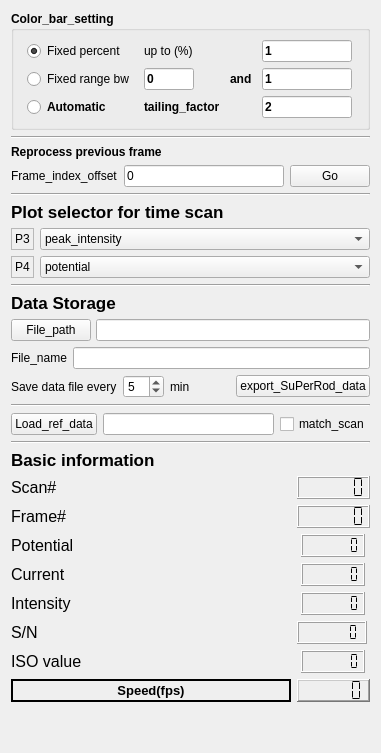
          <widget class="QWidget" name="tab_2">
           <attribute name="title">
            <string>Information</string>
           </attribute>
           <layout class="QVBoxLayout" name="verticalLayout_5">
            <item>
             <widget class="QGroupBox" name="groupBox">
              <property name="font">
               <font>
                <weight>75</weight>
                <bold>true</bold>
               </font>
              </property>
              <property name="title">
               <string>Color_bar_setting</string>
              </property>
              <layout class="QGridLayout" name="gridLayout_6">
               <item row="1" column="0">
                <widget class="QRadioButton" name="radioButton_fixed_between">
                 <property name="font">
                  <font>
                   <weight>50</weight>
                   <bold>false</bold>
                  </font>
                 </property>
                 <property name="text">
                  <string>Fixed range bw</string>
                 </property>
                </widget>
               </item>
               <item row="1" column="3">
                <widget class="QLineEdit" name="lineEdit_right">
                 <property name="sizePolicy">
                  <sizepolicy hsizetype="Preferred" vsizetype="Fixed">
                   <horstretch>0</horstretch>
                   <verstretch>0</verstretch>
                  </sizepolicy>
                 </property>
                 <property name="maximumSize">
                  <size>
                   <width>90</width>
                   <height>16777215</height>
                  </size>
                 </property>
                 <property name="text">
                  <string>1</string>
                 </property>
                </widget>
               </item>
               <item row="1" column="2">
                <widget class="QLabel" name="label_23">
                 <property name="sizePolicy">
                  <sizepolicy hsizetype="Fixed" vsizetype="Preferred">
                   <horstretch>0</horstretch>
                   <verstretch>0</verstretch>
                  </sizepolicy>
                 </property>
                 <property name="text">
                  <string>and</string>
                 </property>
                </widget>
               </item>
               <item row="1" column="1">
                <widget class="QLineEdit" name="lineEdit_left">
                 <property name="sizePolicy">
                  <sizepolicy hsizetype="Preferred" vsizetype="Fixed">
                   <horstretch>0</horstretch>
                   <verstretch>0</verstretch>
                  </sizepolicy>
                 </property>
                 <property name="maximumSize">
                  <size>
                   <width>50</width>
                   <height>16777215</height>
                  </size>
                 </property>
                 <property name="text">
                  <string>0</string>
                 </property>
                </widget>
               </item>
               <item row="0" column="1">
                <widget class="QLabel" name="label_24">
                 <property name="sizePolicy">
                  <sizepolicy hsizetype="Maximum" vsizetype="Preferred">
                   <horstretch>0</horstretch>
                   <verstretch>0</verstretch>
                  </sizepolicy>
                 </property>
                 <property name="font">
                  <font>
                   <weight>50</weight>
                   <bold>false</bold>
                  </font>
                 </property>
                 <property name="text">
                  <string>up to (%)</string>
                 </property>
                </widget>
               </item>
               <item row="0" column="0">
                <widget class="QRadioButton" name="radioButton_fixed_percent">
                 <property name="sizePolicy">
                  <sizepolicy hsizetype="Maximum" vsizetype="Fixed">
                   <horstretch>0</horstretch>
                   <verstretch>0</verstretch>
                  </sizepolicy>
                 </property>
                 <property name="font">
                  <font>
                   <weight>50</weight>
                   <bold>false</bold>
                  </font>
                 </property>
                 <property name="text">
                  <string>Fixed percent</string>
                 </property>
                 <property name="checked">
                  <bool>true</bool>
                 </property>
                </widget>
               </item>
               <item row="2" column="0">
                <widget class="QRadioButton" name="radioButton_automatic_set_hist">
                 <property name="text">
                  <string>Automatic</string>
                 </property>
                </widget>
               </item>
               <item row="2" column="1">
                <widget class="QLabel" name="label_31">
                 <property name="text">
                  <string>tailing_factor</string>
                 </property>
                </widget>
               </item>
               <item row="0" column="3">
                <widget class="QLineEdit" name="lineEdit_scale_factor">
                 <property name="sizePolicy">
                  <sizepolicy hsizetype="Preferred" vsizetype="Fixed">
                   <horstretch>0</horstretch>
                   <verstretch>0</verstretch>
                  </sizepolicy>
                 </property>
                 <property name="maximumSize">
                  <size>
                   <width>90</width>
                   <height>16777215</height>
                  </size>
                 </property>
                 <property name="text">
                  <string>1</string>
                 </property>
                </widget>
               </item>
               <item row="2" column="3">
                <widget class="QLineEdit" name="lineEdit_tailing_factor">
                 <property name="sizePolicy">
                  <sizepolicy hsizetype="Preferred" vsizetype="Fixed">
                   <horstretch>0</horstretch>
                   <verstretch>0</verstretch>
                  </sizepolicy>
                 </property>
                 <property name="maximumSize">
                  <size>
                   <width>90</width>
                   <height>16777215</height>
                  </size>
                 </property>
                 <property name="text">
                  <string>2</string>
                 </property>
                </widget>
               </item>
              </layout>
             </widget>
            </item>
            <item>
             <widget class="Line" name="line_7">
              <property name="orientation">
               <enum>Qt::Horizontal</enum>
              </property>
             </widget>
            </item>
            <item>
             <widget class="QLabel" name="label_4">
              <property name="font">
               <font>
                <weight>75</weight>
                <bold>true</bold>
               </font>
              </property>
              <property name="text">
               <string>Reprocess previous frame</string>
              </property>
             </widget>
            </item>
            <item>
             <layout class="QHBoxLayout" name="horizontalLayout_13">
              <item>
               <widget class="QLabel" name="label_21">
                <property name="text">
                 <string>Frame_index_offset</string>
                </property>
               </widget>
              </item>
              <item>
               <widget class="QLineEdit" name="lineEdit_frame_index_offset">
                <property name="text">
                 <string>0</string>
                </property>
               </widget>
              </item>
              <item>
               <widget class="QPushButton" name="pushButton_go">
                <property name="text">
                 <string>Go</string>
                </property>
               </widget>
              </item>
             </layout>
            </item>
            <item>
             <widget class="Line" name="line_9">
              <property name="orientation">
               <enum>Qt::Horizontal</enum>
              </property>
             </widget>
            </item>
            <item>
             <widget class="QLabel" name="label_5">
              <property name="sizePolicy">
               <sizepolicy hsizetype="Preferred" vsizetype="Fixed">
                <horstretch>0</horstretch>
                <verstretch>0</verstretch>
               </sizepolicy>
              </property>
              <property name="font">
               <font>
                <pointsize>13</pointsize>
                <weight>75</weight>
                <bold>true</bold>
               </font>
              </property>
              <property name="text">
               <string>Plot selector for time scan</string>
              </property>
             </widget>
            </item>
            <item>
             <layout class="QFormLayout" name="formLayout">
              <property name="labelAlignment">
               <set>Qt::AlignLeading|Qt::AlignLeft|Qt::AlignVCenter</set>
              </property>
              <property name="formAlignment">
               <set>Qt::AlignLeading|Qt::AlignLeft|Qt::AlignTop</set>
              </property>
              <item row="0" column="0">
               <widget class="QLabel" name="label_17">
                <property name="frameShape">
                 <enum>QFrame::StyledPanel</enum>
                </property>
                <property name="text">
                 <string>P3</string>
                </property>
               </widget>
              </item>
              <item row="0" column="1">
               <widget class="QComboBox" name="comboBox_p3">
                <item>
                 <property name="text">
                  <string>peak_intensity</string>
                 </property>
                </item>
                <item>
                 <property name="text">
                  <string>bkg_intensity</string>
                 </property>
                </item>
                <item>
                 <property name="text">
                  <string>ctot</string>
                 </property>
                </item>
               </widget>
              </item>
              <item row="1" column="0">
               <widget class="QLabel" name="label_19">
                <property name="frameShape">
                 <enum>QFrame::StyledPanel</enum>
                </property>
                <property name="text">
                 <string>P4</string>
                </property>
               </widget>
              </item>
              <item row="1" column="1">
               <widget class="QComboBox" name="comboBox_p4">
                <item>
                 <property name="text">
                  <string>potential</string>
                 </property>
                </item>
                <item>
                 <property name="text">
                  <string>current</string>
                 </property>
                </item>
               </widget>
              </item>
             </layout>
            </item>
            <item>
             <widget class="Line" name="line_6">
              <property name="orientation">
               <enum>Qt::Horizontal</enum>
              </property>
             </widget>
            </item>
            <item>
             <widget class="QLabel" name="label_2">
              <property name="sizePolicy">
               <sizepolicy hsizetype="Fixed" vsizetype="Fixed">
                <horstretch>0</horstretch>
                <verstretch>0</verstretch>
               </sizepolicy>
              </property>
              <property name="font">
               <font>
                <pointsize>13</pointsize>
                <weight>75</weight>
                <bold>true</bold>
               </font>
              </property>
              <property name="text">
               <string>Data Storage</string>
              </property>
             </widget>
            </item>
            <item>
             <layout class="QHBoxLayout" name="horizontalLayout_3" stretch="0,0">
              <property name="spacing">
               <number>5</number>
              </property>
              <property name="sizeConstraint">
               <enum>QLayout::SetNoConstraint</enum>
              </property>
              <item>
               <widget class="QPushButton" name="pushButton_filePath">
                <property name="sizePolicy">
                 <sizepolicy hsizetype="Fixed" vsizetype="Fixed">
                  <horstretch>0</horstretch>
                  <verstretch>0</verstretch>
                 </sizepolicy>
                </property>
                <property name="maximumSize">
                 <size>
                  <width>80</width>
                  <height>16777215</height>
                 </size>
                </property>
                <property name="text">
                 <string>File_path</string>
                </property>
               </widget>
              </item>
              <item>
               <widget class="QLineEdit" name="lineEdit_data_file_path">
                <property name="sizePolicy">
                 <sizepolicy hsizetype="Expanding" vsizetype="Fixed">
                  <horstretch>0</horstretch>
                  <verstretch>0</verstretch>
                 </sizepolicy>
                </property>
                <property name="minimumSize">
                 <size>
                  <width>230</width>
                  <height>0</height>
                 </size>
                </property>
                <property name="maximumSize">
                 <size>
                  <width>16777215</width>
                  <height>16777215</height>
                 </size>
                </property>
                <property name="inputMask">
                 <string notr="true" extracomment="file_name.xlsx"/>
                </property>
                <property name="text">
                 <string extracomment="file_name.xlsx"/>
                </property>
               </widget>
              </item>
             </layout>
            </item>
            <item>
             <layout class="QHBoxLayout" name="horizontalLayout_4">
              <property name="sizeConstraint">
               <enum>QLayout::SetNoConstraint</enum>
              </property>
              <item>
               <widget class="QLabel" name="label_16">
                <property name="sizePolicy">
                 <sizepolicy hsizetype="Fixed" vsizetype="Fixed">
                  <horstretch>0</horstretch>
                  <verstretch>0</verstretch>
                 </sizepolicy>
                </property>
                <property name="text">
                 <string>File_name</string>
                </property>
               </widget>
              </item>
              <item>
               <widget class="QLineEdit" name="lineEdit_data_file_name">
                <property name="sizePolicy">
                 <sizepolicy hsizetype="Expanding" vsizetype="Fixed">
                  <horstretch>0</horstretch>
                  <verstretch>0</verstretch>
                 </sizepolicy>
                </property>
                <property name="maximumSize">
                 <size>
                  <width>16777215</width>
                  <height>16777215</height>
                 </size>
                </property>
               </widget>
              </item>
             </layout>
            </item>
            <item>
             <layout class="QHBoxLayout" name="horizontalLayout_5">
              <item>
               <widget class="QLabel" name="label_7">
                <property name="text">
                 <string>Save data file every</string>
                </property>
               </widget>
              </item>
              <item>
               <widget class="QSpinBox" name="spinBox_save_frequency">
                <property name="value">
                 <number>5</number>
                </property>
               </widget>
              </item>
              <item>
               <widget class="QLabel" name="label_8">
                <property name="text">
                 <string>min</string>
                </property>
               </widget>
              </item>
              <item>
               <spacer name="horizontalSpacer">
                <property name="orientation">
                 <enum>Qt::Horizontal</enum>
                </property>
                <property name="sizeHint" stdset="0">
                 <size>
                  <width>40</width>
                  <height>20</height>
                 </size>
                </property>
               </spacer>
              </item>
              <item>
               <widget class="QPushButton" name="pushButton_save_rod_data">
                <property name="text">
                 <string>export_SuPerRod_data</string>
                </property>
               </widget>
              </item>
             </layout>
            </item>
            <item>
             <widget class="Line" name="line_5">
              <property name="orientation">
               <enum>Qt::Horizontal</enum>
              </property>
             </widget>
            </item>
            <item>
             <layout class="QHBoxLayout" name="horizontalLayout_11">
              <item>
               <widget class="QPushButton" name="pushButton_load_ref_data">
                <property name="text">
                 <string>Load_ref_data</string>
                </property>
               </widget>
              </item>
              <item>
               <widget class="QLineEdit" name="lineEdit_ref_data_path"/>
              </item>
              <item>
               <widget class="QCheckBox" name="checkBox_match_scan">
                <property name="text">
                 <string>match_scan</string>
                </property>
               </widget>
              </item>
             </layout>
            </item>
            <item>
             <widget class="Line" name="line_8">
              <property name="orientation">
               <enum>Qt::Horizontal</enum>
              </property>
             </widget>
            </item>
            <item>
             <widget class="QLabel" name="label_9">
              <property name="sizePolicy">
               <sizepolicy hsizetype="Fixed" vsizetype="Fixed">
                <horstretch>0</horstretch>
                <verstretch>0</verstretch>
               </sizepolicy>
              </property>
              <property name="font">
               <font>
                <pointsize>13</pointsize>
                <weight>75</weight>
                <bold>true</bold>
               </font>
              </property>
              <property name="text">
               <string>Basic information</string>
              </property>
             </widget>
            </item>
            <item>
             <layout class="QGridLayout" name="gridLayout_5">
              <item row="0" column="1">
               <layout class="QGridLayout" name="gridLayout_2">
                <item row="0" column="0" alignment="Qt::AlignHCenter">
                 <widget class="QLCDNumber" name="lcdNumber_scan_number">
                  <property name="sizePolicy">
                   <sizepolicy hsizetype="Fixed" vsizetype="Minimum">
                    <horstretch>0</horstretch>
                    <verstretch>0</verstretch>
                   </sizepolicy>
                  </property>
                  <property name="maximumSize">
                   <size>
                    <width>80</width>
                    <height>16777215</height>
                   </size>
                  </property>
                  <property name="font">
                   <font>
                    <family>Times New Roman</family>
                    <weight>75</weight>
                    <bold>true</bold>
                    <stylestrategy>NoAntialias</stylestrategy>
                   </font>
                  </property>
                  <property name="smallDecimalPoint">
                   <bool>false</bool>
                  </property>
                  <property name="digitCount">
                   <number>6</number>
                  </property>
                  <property name="mode">
                   <enum>QLCDNumber::Dec</enum>
                  </property>
                  <property name="segmentStyle">
                   <enum>QLCDNumber::Flat</enum>
                  </property>
                  <property name="value" stdset="0">
                   <double>0.000000000000000</double>
                  </property>
                  <property name="intValue" stdset="0">
                   <number>0</number>
                  </property>
                 </widget>
                </item>
                <item row="6" column="0" alignment="Qt::AlignHCenter">
                 <widget class="QLCDNumber" name="lcdNumber_iso">
                  <property name="font">
                   <font>
                    <family>Times New Roman</family>
                    <weight>75</weight>
                    <bold>true</bold>
                   </font>
                  </property>
                  <property name="smallDecimalPoint">
                   <bool>true</bool>
                  </property>
                  <property name="digitCount">
                   <number>6</number>
                  </property>
                  <property name="segmentStyle">
                   <enum>QLCDNumber::Flat</enum>
                  </property>
                 </widget>
                </item>
                <item row="3" column="0" alignment="Qt::AlignHCenter">
                 <widget class="QLCDNumber" name="lcdNumber_current">
                  <property name="sizePolicy">
                   <sizepolicy hsizetype="Maximum" vsizetype="Minimum">
                    <horstretch>0</horstretch>
                    <verstretch>0</verstretch>
                   </sizepolicy>
                  </property>
                  <property name="maximumSize">
                   <size>
                    <width>80</width>
                    <height>16777215</height>
                   </size>
                  </property>
                  <property name="font">
                   <font>
                    <family>Times New Roman</family>
                    <weight>75</weight>
                    <bold>true</bold>
                   </font>
                  </property>
                  <property name="layoutDirection">
                   <enum>Qt::LeftToRight</enum>
                  </property>
                  <property name="smallDecimalPoint">
                   <bool>true</bool>
                  </property>
                  <property name="digitCount">
                   <number>6</number>
                  </property>
                  <property name="segmentStyle">
                   <enum>QLCDNumber::Flat</enum>
                  </property>
                 </widget>
                </item>
                <item row="4" column="0" alignment="Qt::AlignHCenter">
                 <widget class="QLCDNumber" name="lcdNumber_intensity">
                  <property name="maximumSize">
                   <size>
                    <width>80</width>
                    <height>16777215</height>
                   </size>
                  </property>
                  <property name="font">
                   <font>
                    <family>Times New Roman</family>
                    <weight>75</weight>
                    <bold>true</bold>
                   </font>
                  </property>
                  <property name="smallDecimalPoint">
                   <bool>true</bool>
                  </property>
                  <property name="digitCount">
                   <number>6</number>
                  </property>
                  <property name="segmentStyle">
                   <enum>QLCDNumber::Flat</enum>
                  </property>
                 </widget>
                </item>
                <item row="2" column="0" alignment="Qt::AlignHCenter">
                 <widget class="QLCDNumber" name="lcdNumber_potential">
                  <property name="maximumSize">
                   <size>
                    <width>80</width>
                    <height>16777215</height>
                   </size>
                  </property>
                  <property name="font">
                   <font>
                    <family>Times New Roman</family>
                    <weight>75</weight>
                    <bold>true</bold>
                   </font>
                  </property>
                  <property name="smallDecimalPoint">
                   <bool>true</bool>
                  </property>
                  <property name="digitCount">
                   <number>6</number>
                  </property>
                  <property name="segmentStyle">
                   <enum>QLCDNumber::Flat</enum>
                  </property>
                 </widget>
                </item>
                <item row="1" column="0" alignment="Qt::AlignHCenter">
                 <widget class="QLCDNumber" name="lcdNumber_frame_number">
                  <property name="sizePolicy">
                   <sizepolicy hsizetype="Fixed" vsizetype="Minimum">
                    <horstretch>0</horstretch>
                    <verstretch>0</verstretch>
                   </sizepolicy>
                  </property>
                  <property name="maximumSize">
                   <size>
                    <width>80</width>
                    <height>16777215</height>
                   </size>
                  </property>
                  <property name="font">
                   <font>
                    <family>Times New Roman</family>
                    <weight>75</weight>
                    <bold>true</bold>
                   </font>
                  </property>
                  <property name="smallDecimalPoint">
                   <bool>false</bool>
                  </property>
                  <property name="digitCount">
                   <number>6</number>
                  </property>
                  <property name="segmentStyle">
                   <enum>QLCDNumber::Flat</enum>
                  </property>
                  <property name="intValue" stdset="0">
                   <number>0</number>
                  </property>
                 </widget>
                </item>
                <item row="5" column="0">
                 <widget class="QLCDNumber" name="lcdNumber_signal_noise_ratio">
                  <property name="sizePolicy">
                   <sizepolicy hsizetype="Minimum" vsizetype="Minimum">
                    <horstretch>0</horstretch>
                    <verstretch>0</verstretch>
                   </sizepolicy>
                  </property>
                  <property name="maximumSize">
                   <size>
                    <width>70</width>
                    <height>16777215</height>
                   </size>
                  </property>
                  <property name="font">
                   <font>
                    <family>Times New Roman</family>
                    <pointsize>13</pointsize>
                    <weight>75</weight>
                    <bold>true</bold>
                    <underline>true</underline>
                    <strikeout>false</strikeout>
                   </font>
                  </property>
                  <property name="smallDecimalPoint">
                   <bool>true</bool>
                  </property>
                  <property name="digitCount">
                   <number>6</number>
                  </property>
                  <property name="segmentStyle">
                   <enum>QLCDNumber::Flat</enum>
                  </property>
                 </widget>
                </item>
               </layout>
              </item>
              <item row="1" column="0">
               <widget class="QLabel" name="label_20">
                <property name="font">
                 <font>
                  <pointsize>10</pointsize>
                  <weight>75</weight>
                  <bold>true</bold>
                 </font>
                </property>
                <property name="layoutDirection">
                 <enum>Qt::RightToLeft</enum>
                </property>
                <property name="frameShape">
                 <enum>QFrame::WinPanel</enum>
                </property>
                <property name="text">
                 <string>Speed(fps)</string>
                </property>
                <property name="alignment">
                 <set>Qt::AlignCenter</set>
                </property>
               </widget>
              </item>
              <item row="1" column="1">
               <widget class="QLCDNumber" name="lcdNumber_speed">
                <property name="font">
                 <font>
                  <family>Times New Roman</family>
                  <pointsize>13</pointsize>
                  <weight>75</weight>
                  <italic>false</italic>
                  <bold>true</bold>
                  <underline>false</underline>
                  <strikeout>false</strikeout>
                  <kerning>true</kerning>
                 </font>
                </property>
                <property name="frameShape">
                 <enum>QFrame::WinPanel</enum>
                </property>
                <property name="smallDecimalPoint">
                 <bool>true</bool>
                </property>
                <property name="segmentStyle">
                 <enum>QLCDNumber::Flat</enum>
                </property>
               </widget>
              </item>
              <item row="0" column="0">
               <layout class="QGridLayout" name="gridLayout">
                <item row="6" column="0">
                 <widget class="QLabel" name="label_15">
                  <property name="font">
                   <font>
                    <pointsize>12</pointsize>
                   </font>
                  </property>
                  <property name="text">
                   <string>ISO value</string>
                  </property>
                 </widget>
                </item>
                <item row="4" column="0">
                 <widget class="QLabel" name="label_14">
                  <property name="font">
                   <font>
                    <pointsize>12</pointsize>
                   </font>
                  </property>
                  <property name="text">
                   <string>Intensity</string>
                  </property>
                 </widget>
                </item>
                <item row="0" column="0">
                 <widget class="QLabel" name="label_10">
                  <property name="font">
                   <font>
                    <pointsize>12</pointsize>
                    <strikeout>false</strikeout>
                    <kerning>false</kerning>
                   </font>
                  </property>
                  <property name="frameShadow">
                   <enum>QFrame::Raised</enum>
                  </property>
                  <property name="text">
                   <string>Scan#</string>
                  </property>
                 </widget>
                </item>
                <item row="2" column="0">
                 <widget class="QLabel" name="label_12">
                  <property name="font">
                   <font>
                    <pointsize>12</pointsize>
                   </font>
                  </property>
                  <property name="text">
                   <string>Potential</string>
                  </property>
                 </widget>
                </item>
                <item row="1" column="0">
                 <widget class="QLabel" name="label_11">
                  <property name="font">
                   <font>
                    <pointsize>12</pointsize>
                   </font>
                  </property>
                  <property name="text">
                   <string>Frame#</string>
                  </property>
                 </widget>
                </item>
                <item row="3" column="0">
                 <widget class="QLabel" name="label_13">
                  <property name="font">
                   <font>
                    <pointsize>12</pointsize>
                   </font>
                  </property>
                  <property name="text">
                   <string>Current</string>
                  </property>
                 </widget>
                </item>
                <item row="5" column="0">
                 <widget class="QLabel" name="label_22">
                  <property name="font">
                   <font>
                    <pointsize>12</pointsize>
                   </font>
                  </property>
                  <property name="text">
                   <string>S/N</string>
                  </property>
                 </widget>
                </item>
               </layout>
              </item>
             </layout>
            </item>
            <item>
             <spacer name="verticalSpacer_2">
              <property name="orientation">
               <enum>Qt::Vertical</enum>
              </property>
              <property name="sizeHint" stdset="0">
               <size>
                <width>20</width>
                <height>40</height>
               </size>
              </property>
             </spacer>
            </item>
           </layout>
          </widget>
